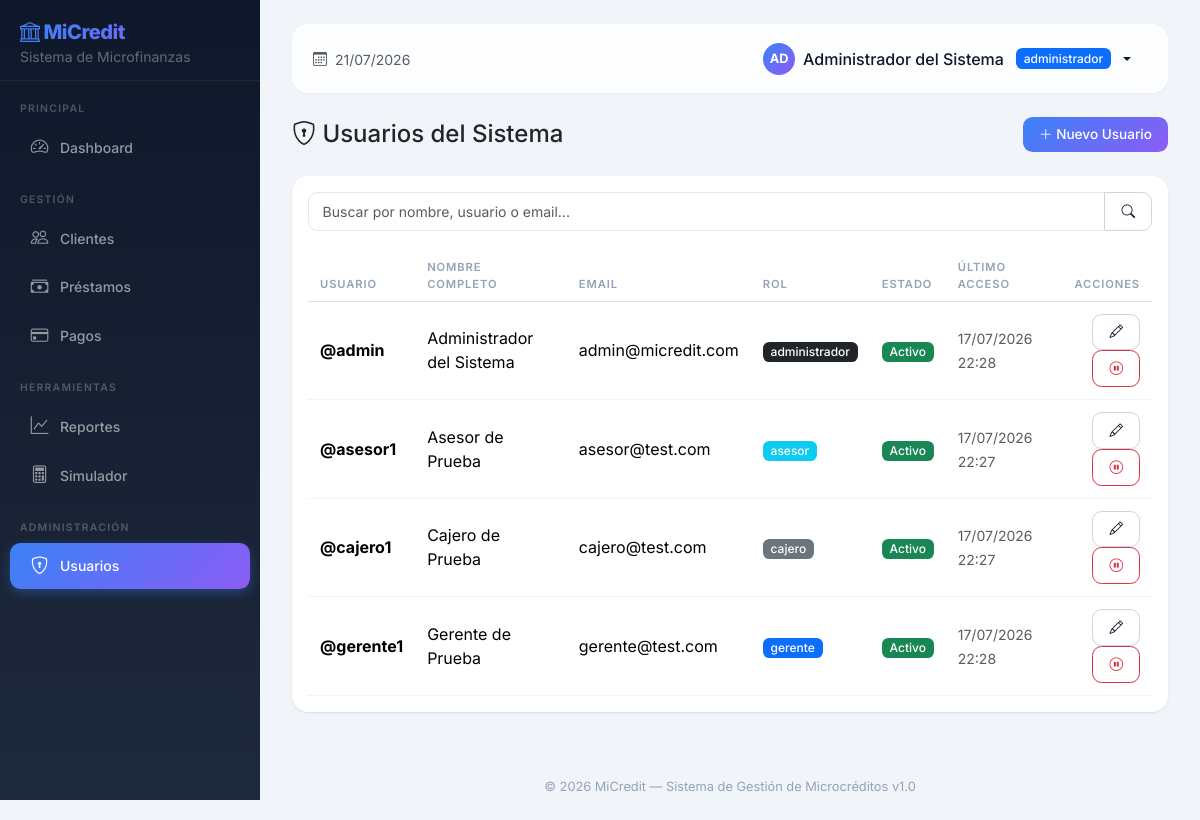
/usuarios/ (signed in), run on the app's committed database.
### app/models.py (models this page shows, shortened)
class Usuario(UserMixin, db.Model):
    __tablename__ = 'usuarios'
    id = db.Column(db.Integer, primary_key=True, autoincrement=True)
    nombre_completo = db.Column(db.String(150), nullable=False)
    email = db.Column(db.String(100), unique=True, nullable=False)
    username = db.Column(db.String(50), unique=True, nullable=False)
    password_hash = db.Column(db.String(255), nullable=False)
    rol_id = db.Column(db.Integer, db.ForeignKey('roles.id'), nullable=False)
    activo = db.Column(db.Boolean, default=True)
    ultimo_acceso = db.Column(db.DateTime)
    fecha_creacion = db.Column(db.DateTime, default=datetime.utcnow)
    fecha_actualizacion = db.Column(db.DateTime, default=datetime.utcnow)
    def has_role(self, role_name):
        return self.rol and self.rol.nombre == role_name

class Rol(db.Model):
    __tablename__ = 'roles'
    id = db.Column(db.Integer, primary_key=True, autoincrement=True)
    nombre = db.Column(db.String(50), unique=True, nullable=False)
    descripcion = db.Column(db.String(255))
    fecha_creacion = db.Column(db.DateTime, default=datetime.utcnow)
    usuarios = db.relationship('Usuario', backref='rol', lazy=True)

### app/routes/usuarios.py (the view, shortened to what this page needs)
@usuarios_bp.route('/')
@admin_required
def listar():
    busqueda = request.args.get('q', '')
    query = Usuario.query
    usuarios = query.order_by(Usuario.nombre_completo).all()
    return render_template('usuarios/listar.html', usuarios=usuarios, busqueda=busqueda)

### app/routes/usuarios.py (called while the page is built)
def admin_required(f):
    from functools import wraps
    @wraps(f)
    @login_required
    def decorated(*args, **kwargs):
        if not current_user.has_role('administrador'):
            flash('No tiene permisos de administrador para acceder a esta sección.', 'error')
            return redirect(url_for('main.dashboard'))
        return f(*args, **kwargs)
    return decorated

### app/templates/usuarios/listar.html (shortened to what this page needs)
{% extends "base.html" %}
{% block content %}
<div class="d-flex justify-content-between align-items-center mb-4">
    <h4 class="mb-0"><i class="bi bi-shield-lock"></i> Usuarios del Sistema</h4>
    <a href="{{ url_for('usuarios.nuevo') }}" class="btn btn-primary"><i class="bi bi-plus-lg"></i> Nuevo Usuario</a>
</div>
<div class="card">
    <div class="card-body">
        <form method="GET" class="mb-3">
            <div class="input-group">
                <input type="text" name="q" class="form-control" placeholder="Buscar por nombre, usuario o email..." value="{{ busqueda }}">
                <button class="btn btn-outline-primary" type="submit"><i class="bi bi-search"></i></button>
            </div>
        </form>
        <div class="table-responsive">
            <table class="table table-hover align-middle">
                <thead>
                    <tr>
                        <th>Usuario</th>
                        <th>Nombre Completo</th>
                        <th>Email</th>
                        <th>Rol</th>
                        <th>Estado</th>
                        <th>Último Acceso</th>
                        <th class="text-end">Acciones</th>
                    </tr>
                </thead>
                <tbody>
                    {% for u in usuarios %}
                    <tr class="{{ 'table-danger' if not u.activo else '' }}">
                        <td><strong>@{{ u.username }}</strong></td>
                        <td>{{ u.nombre_completo }}</td>
                        <td>{{ u.email }}</td>
                        <td><span class="badge bg-{{ 'dark' if u.rol.nombre == 'administrador' else 'primary' if u.rol.nombre == 'gerente' else 'info' if u.rol.nombre == 'asesor' else 'secondary' }}">{{ u.rol.nombre }}</span></td>
                        <td>
                            {% if u.activo %}
                            <span class="badge bg-success">Activo</span>
                            {% else %}
                            <span class="badge bg-danger">Inactivo</span>
                            {% endif %}
                        </td>
                        <td><small class="text-muted">{{ u.ultimo_acceso.strftime('%d/%m/%Y %H:%M') if u.ultimo_acceso else 'Nunca' }}</small></td>
                        <td class="text-end">
                            <a href="{{ url_for('usuarios.editar', id=u.id) }}" class="btn btn-sm btn-outline-primary" title="Editar"><i class="bi bi-pencil"></i></a>
                            <form method="POST" action="{{ url_for('usuarios.toggle', id=u.id) }}" class="d-inline" onsubmit="return confirm('¿{{ 'Desactivar' if u.activo else 'Activar' }} al usuario {{ u.username }}?')">
                                <button type="submit" class="btn btn-sm btn-outline-{{ 'danger' if u.activo else 'success' }}" title="{{ 'Desactivar' if u.activo else 'Activar' }}">
                                    <i class="bi bi-{{ 'pause-circle' if u.activo else 'play-circle' }}"></i>
                                </button>
                            </form>
                        </td>
                    </tr>
                    {% else %}
                    <tr><td colspan="7" class="text-center text-muted py-4">No hay usuarios registrados.</td></tr>
                    {% endfor %}
                </tbody>
            </table>
        </div>
    </div>
</div>
{% endblock %}

### app/templates/base.html (shortened to what this page needs)
<!DOCTYPE html>
<html lang="es">
<head>
    <link href="https://cdn.jsdelivr.net/npm/bootstrap@5.3.3/dist/css/bootstrap.min.css" rel="stylesheet">
    <link rel="stylesheet" href="https://cdn.jsdelivr.net/npm/bootstrap-icons@1.11.3/font/bootstrap-icons.min.css">
</head>
<body>
    {% if current_user.is_authenticated %}
    {% set es_admin = current_user.has_role('administrador') %}
    {% set es_gerente = current_user.has_role('gerente') %}
    {% set es_asesor = current_user.has_role('asesor') %}
    {% set es_cajero = current_user.has_role('cajero') %}
    <div class="sidebar">
        <div class="brand">
            <a href="{{ url_for('main.dashboard') }}" class="text-decoration-none">
                <h5 class="mb-0"><i class="bi bi-bank me-1"></i>MiCredit</h5>
                <small>Sistema de Microfinanzas</small>
            </a>
        </div>
        <div class="nav-section">Principal</div>
        <ul class="nav flex-column">
            <li>
                <a class="nav-link {% if request.endpoint == 'main.dashboard' %}active{% endif %}" href="{{ url_for('main.dashboard') }}">
                    <i class="bi bi-speedometer2"></i> Dashboard
                </a>
            </li>
        </ul>
        <div class="nav-section">Gestión</div>
        <ul class="nav flex-column">
            <li>
                <a class="nav-link {% if request.endpoint and 'clientes' in request.endpoint %}active{% endif %}" href="{{ url_for('clientes.listar') }}">
                    <i class="bi bi-people"></i> Clientes
                </a>
            </li>
            <li>
                <a class="nav-link {% if request.endpoint and 'prestamos' in request.endpoint %}active{% endif %}" href="{{ url_for('prestamos.listar') }}">
                    <i class="bi bi-cash-stack"></i> Préstamos
                </a>
            </li>
            {% if es_admin or es_cajero %}
            <li>
                <a class="nav-link {% if request.endpoint and 'pagos' in request.endpoint %}active{% endif %}" href="{{ url_for('pagos.listar') }}">
                    <i class="bi bi-credit-card"></i> Pagos
                </a>
            </li>
            {% endif %}
        </ul>
        <div class="nav-section">Herramientas</div>
        <ul class="nav flex-column">
            {% if es_admin or es_gerente %}
            <li>
                <a class="nav-link {% if request.endpoint and 'reportes' in request.endpoint %}active{% endif %}" href="{{ url_for('reportes.index') }}">
                    <i class="bi bi-graph-up"></i> Reportes
                </a>
            </li>
            {% endif %}
            <li>
                <a class="nav-link" href="{{ url_for('prestamos.proyectar') }}">
                    <i class="bi bi-calculator"></i> Simulador
                </a>
            </li>
        </ul>
        {% if es_admin %}
        <div class="nav-section">Administración</div>
        <ul class="nav flex-column">
            <li>
                <a class="nav-link {% if request.endpoint and 'usuarios' in request.endpoint %}active{% endif %}" href="{{ url_for('usuarios.listar') }}">
                    <i class="bi bi-shield-lock"></i> Usuarios
                </a>
            </li>
        </ul>
        {% endif %}
    </div>
    <div class="content">
        <nav class="navbar-top d-flex justify-content-between align-items-center">
            <div>
                <span class="text-muted small"><i class="bi bi-calendar3 me-1"></i> {{ now().strftime('%d/%m/%Y') }}</span>
            </div>
            <ul class="nav align-items-center">
                <li class="nav-item dropdown">
                    <a class="nav-link dropdown-toggle d-flex align-items-center gap-2" href="#" data-bs-toggle="dropdown" style="color: var(--primary-dark); font-weight: 500;">
                        <span class="d-inline-flex align-items-center justify-content-center rounded-circle" style="width: 32px; height: 32px; background: var(--accent-gradient); color: #fff; font-size: .8rem; font-weight: 700;">
                            {{ current_user.nombre_completo[:2] | upper }}
                        </span>
                        <span class="d-none d-md-inline">{{ current_user.nombre_completo }}</span>
                        <span class="badge bg-primary ms-1">{{ current_user.rol.nombre }}</span>
                    </a>
                </li>
            </ul>
        </nav>
        {% block content %}{% endblock %}
        <footer class="text-center">
            &copy; {{ now().strftime('%Y') }} MiCredit — Sistema de Gestión de Microcréditos v1.0
        </footer>
    </div>
    {% else %}
    {% block full_content %}{% endblock %}
    {% endif %}
</body>
</html>

### app/templates/base.html (style rules this page uses)
:root { --sidebar-width: 260px; --primary-dark: #0f172a; --primary-mid: #1e293b; --accent: #3b82f6; --accent-gradient: linear-gradient(135deg, #3b82f6, #8b5cf6); --success: #10b981; --warning: #f59e0b; --danger: #ef4444; }
* { font-family: 'Inter', sans-serif; }
body { background: #f1f5f9; }
.sidebar { min-height: 100vh; width: var(--sidebar-width); background: linear-gradient(180deg, var(--primary-dark) 0%, var(--primary-mid) 100%); position: fixed; top: 0; left: 0; z-index: 100; overflow-y: auto; }
.sidebar .brand { padding: 1.25rem 1.25rem .75rem; border-bottom: 1px solid rgba(255,255,255,.06); }
.sidebar .brand h5 { font-weight: 800; letter-spacing: -.5px; background: var(--accent-gradient); -webkit-background-clip: text; -webkit-text-fill-color: transparent; background-clip: text; }
.sidebar .brand small { color: rgba(255,255,255,.35); font-weight: 400; }
.sidebar .nav-section { font-size: .65rem; text-transform: uppercase; letter-spacing: .12em; color: rgba(255,255,255,.25); padding: 1.25rem 1.25rem .4rem; font-weight: 600; }
.sidebar .nav-link { color: rgba(255,255,255,.55); padding: .6rem 1.25rem; margin: .1rem .6rem; border-radius: .65rem; transition: all .2s ease; font-size: .875rem; font-weight: 500; display: flex; align-items: center; gap: .65rem; }
.sidebar .nav-link i { font-size: 1.1rem; width: 1.25rem; text-align: center; }
.sidebar .nav-link.active { color: #fff; background: var(--accent-gradient); box-shadow: 0 4px 12px rgba(59,130,246,.35); }
.content { margin-left: var(--sidebar-width); padding: 1.5rem 2rem; min-height: 100vh; }
.navbar-top { background: rgba(255,255,255,.8); backdrop-filter: blur(12px); -webkit-backdrop-filter: blur(12px); border-radius: 1rem; padding: .6rem 1.25rem; margin-bottom: 1.5rem; box-shadow: 0 1px 3px rgba(0,0,0,.04); border: 1px solid rgba(255,255,255,.5); }
.card { border: none; border-radius: 1rem; box-shadow: 0 1px 3px rgba(0,0,0,.04), 0 1px 2px rgba(0,0,0,.06); transition: all .25s ease; background: #fff; }
.table { margin-bottom: 0; }
.table th { border-top: none; font-weight: 600; font-size: .7rem; text-transform: uppercase; letter-spacing: .08em; color: #94a3b8; padding: .75rem .75rem .5rem; }
.table td { padding: .75rem; vertical-align: middle; border-color: #f1f5f9; }
.table-hover tbody tr { transition: background .15s ease; }
.btn { border-radius: .6rem; font-weight: 500; font-size: .85rem; padding: .45rem 1rem; transition: all .2s ease; }
.btn-primary { background: var(--accent-gradient); border: none; }
.btn-outline-primary { border-color: #cbd5e1; color: var(--primary-dark); }
.badge { font-weight: 500; padding: .35em .65em; border-radius: .4rem; font-size: .75rem; }
.form-control, .form-select { border-radius: .6rem; border: 1.5px solid #e2e8f0; padding: .5rem .85rem; font-size: .875rem; transition: all .2s ease; }
footer { border-top: 1px solid #f1f5f9; padding-top: 1.5rem; margin-top: 2.5rem; color: #94a3b8; font-size: .8rem; }

### data on the page
Usuario: nombre_completo "AD", nombre_completo "Administrador del Sistema", username "admin", email "admin@micredit.com", rol.nombre "administrador", activo "Activo", ultimo_acceso "17/07/2026 22:28"
Rol: rol.nombre "administrador"
Usuario: username "asesor1", nombre_completo "Asesor de Prueba", email "asesor@test.com", rol.nombre "asesor", activo "Activo", ultimo_acceso "17/07/2026 22:27"
Usuario: username "cajero1", nombre_completo "Cajero de Prueba", email "cajero@test.com", rol.nombre "cajero", activo "Activo", ultimo_acceso "17/07/2026 22:27"
Usuario: username "gerente1", nombre_completo "Gerente de Prueba", email "gerente@test.com", rol.nombre "gerente", activo "Activo", ultimo_acceso "17/07/2026 22:28"
